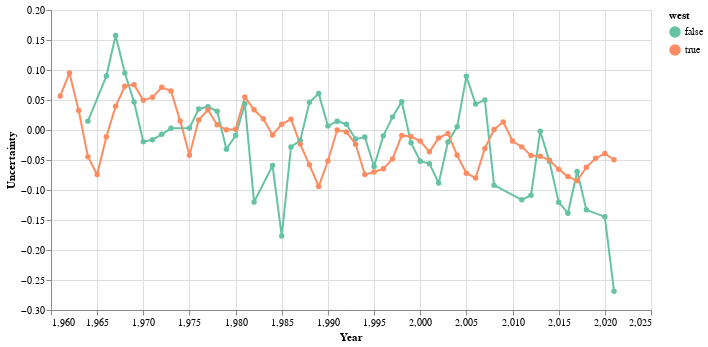

The cell this chart's notebook holds for it:
### Code cell
alt.Chart(compare_byYear.query('topic=="soc"')).mark_line(point=alt.OverlayMarkDef()).encode(
    alt.X('year',scale=alt.Scale(zero=False),axis=alt.Axis(title='Year')),
    alt.Y('rollingUncertain',axis=alt.Axis(title='Uncertainty')),
    color=alt.Color('west:O',scale=alt.Scale(scheme='set2'))
).properties(width=600,height=300)

### Figure 1 — Vega-Lite specification as saved in the notebook (floating-point values rounded to 4 significant figures)
{"config": {"view": {"continuousWidth": 400, "continuousHeight": 300}}, "data": {"name": "data-dd67b6ddac0d0ace1e2145a479ac21f3"}, "mark": {"type": "line", "point": {}}, "encoding": {"color": {"field": "west", "scale": {"scheme": "set2"}, "type": "ordinal"}, "x": {"axis": {"title": "Year"}, "field": "year", "scale": {"zero": false}, "type": "quantitative"}, "y": {"axis": {"title": "Uncertainty"}, "field": "rollingUncertain", "type": "quantitative"}}, "height": 300, "width": 600, "$schema": "https://vega.github.io/schema/vega-lite/v4.17.0.json", "datasets": {"data-dd67b6ddac0d0ace1e2145a479ac21f3": [{"west": false, "year": 1964.0, "uncertain": 0.1417, "rollingUncertain": 0.01479, "topic": "soc"}, {"west": false, "year": 1966.0, "uncertain": 0.2271, "rollingUncertain": 0.08989, "topic": "soc"}, {"west": false, "year": 1967.0, "uncertain": 0.1041, "rollingUncertain": 0.1576, "topic": "soc"}, {"west": false, "year": 1968.0, "uncertain": -0.04621, "rollingUncertain": 0.095, "topic": "soc"}, {"west": false, "year": 1969.0, "uncertain": 0.08237, "rollingUncertain": 0.04675, "topic": "soc"}, {"west": false, "year": 1970.0, "uncertain": -0.09439, "rollingUncertain": -0.01941, "topic": "soc"}, {"west": false, "year": 1971.0, "uncertain": -0.03661, "rollingUncertain": -0.01621, "topic": "soc"}, {"west": false, "year": 1972.0, "uncertain": 0.1093, "rollingUncertain": -0.007248, "topic": "soc"}, {"west": false, "year": 1973.0, "uncertain": -0.06427, "rollingUncertain": 0.002794, "topic": "soc"}, {"west": false, "year": 1975.0, "uncertain": -0.03491, "rollingUncertain": 0.003361, "topic": "soc"}, {"west": false, "year": 1976.0, "uncertain": 0.2041, "rollingUncertain": 0.03499, "topic": "soc"}, {"west": false, "year": 1977.0, "uncertain": -0.05265, "rollingUncertain": 0.03886, "topic": "soc"}, {"west": false, "year": 1978.0, "uncertain": -0.05796, "rollingUncertain": 0.03118, "topic": "soc"}, {"west": false, "year": 1979.0, "uncertain": 0.01478, "rollingUncertain": -0.03195, "topic": "soc"}, {"west": false, "year": 1980.0, "uncertain": 0.0152, "rollingUncertain": -0.00933, "topic": "soc"}, {"west": false, "year": 1981.0, "uncertain": 0.1008, "rollingUncertain": 0.04358, "topic": "soc"}, {"west": false, "year": 1982.0, "uncertain": -0.4756, "rollingUncertain": -0.1199, "topic": "soc"}, {"west": false, "year": 1984.0, "uncertain": 0.197, "rollingUncertain": -0.05928, "topic": "soc"}, {"west": false, "year": 1985.0, "uncertain": -0.2515, "rollingUncertain": -0.1767, "topic": "soc"}, {"west": false, "year": 1986.0, "uncertain": -0.02993, "rollingUncertain": -0.02815, "topic": "soc"}, {"west": false, "year": 1987.0, "uncertain": 0.229, "rollingUncertain": -0.01746, "topic": "soc"}, {"west": false, "year": 1988.0, "uncertain": -0.06008, "rollingUncertain": 0.04634, "topic": "soc"}, {"west": false, "year": 1989.0, "uncertain": 0.0134, "rollingUncertain": 0.06078, "topic": "soc"}, {"west": false, "year": 1990.0, "uncertain": 0.06659, "rollingUncertain": 0.006634, "topic": "soc"}, {"west": false, "year": 1991.0, "uncertain": -0.03592, "rollingUncertain": 0.01469, "topic": "soc"}, {"west": false, "year": 1992.0, "uncertain": -0.002025, "rollingUncertain": 0.009546, "topic": "soc"}, {"west": false, "year": 1993.0, "uncertain": -0.007587, "rollingUncertain": -0.01518, "topic": "soc"}, {"west": false, "year": 1994.0, "uncertain": -0.02591, "rollingUncertain": -0.01184, "topic": "soc"}, {"west": false, "year": 1995.0, "uncertain": -0.1486, "rollingUncertain": -0.06071, "topic": "soc"}, {"west": false, "year": 1996.0, "uncertain": 0.1452, "rollingUncertain": -0.009785, "topic": "soc"}, {"west": false, "year": 1997.0, "uncertain": 0.0691, "rollingUncertain": 0.02189, "topic": "soc"}, {"west": false, "year": 1998.0, "uncertain": -0.07274, "rollingUncertain": 0.04719, "topic": "soc"}, {"west": false, "year": 1999.0, "uncertain": -0.06029, "rollingUncertain": -0.02131, "topic": "soc"}, {"west": false, "year": 2000.0, "uncertain": -0.02331, "rollingUncertain": -0.05212, "topic": "soc"}, {"west": false, "year": 2001.0, "uncertain": -0.08456, "rollingUncertain": -0.05606, "topic": "soc"}, {"west": false, "year": 2002.0, "uncertain": -0.1577, "rollingUncertain": -0.08851, "topic": "soc"}, {"west": false, "year": 2003.0, "uncertain": 0.1822, "rollingUncertain": -0.02, "topic": "soc"}, {"west": false, "year": 2004.0, "uncertain": -0.008713, "rollingUncertain": 0.005279, "topic": "soc"}, {"west": false, "year": 2005.0, "uncertain": 0.09473, "rollingUncertain": 0.08941, "topic": "soc"}, {"west": false, "year": 2006.0, "uncertain": 0.0436, "rollingUncertain": 0.04321, "topic": "soc"}, {"west": false, "year": 2007.0, "uncertain": 0.01213, "rollingUncertain": 0.05016, "topic": "soc"}, {"west": false, "year": 2008.0, "uncertain": -0.3317, "rollingUncertain": -0.09197, "topic": "soc"}, {"west": false, "year": 2011.0, "uncertain": -0.02949, "rollingUncertain": -0.1163, "topic": "soc"}, {"west": false, "year": 2012.0, "uncertain": 0.03497, "rollingUncertain": -0.1087, "topic": "soc"}, {"west": false, "year": 2013.0, "uncertain": -0.01124, "rollingUncertain": -0.001918, "topic": "soc"}, {"west": false, "year": 2014.0, "uncertain": -0.1808, "rollingUncertain": -0.05237, "topic": "soc"}, {"west": false, "year": 2015.0, "uncertain": -0.1687, "rollingUncertain": -0.1203, "topic": "soc"}, {"west": false, "year": 2016.0, "uncertain": -0.06656, "rollingUncertain": -0.1387, "topic": "soc"}, {"west": false, "year": 2017.0, "uncertain": 0.02786, "rollingUncertain": -0.06915, "topic": "soc"}, {"west": false, "year": 2018.0, "uncertain": -0.3606, "rollingUncertain": -0.1331, "topic": "soc"}, {"west": false, "year": 2020.0, "uncertain": -0.1015, "rollingUncertain": -0.1448, "topic": "soc"}, {"west": false, "year": 2021.0, "uncertain": -0.3442, "rollingUncertain": -0.2688, "topic": "soc"}, {"west": true, "year": 1961.0, "uncertain": 0.07387, "rollingUncertain": 0.05667, "topic": "soc"}, {"west": true, "year": 1962.0, "uncertain": 0.1129, "rollingUncertain": 0.09497, "topic": "soc"}, {"west": true, "year": 1963.0, "uncertain": -0.08922, "rollingUncertain": 0.03252, "topic": "soc"}, {"west": true, "year": 1964.0, "uncertain": -0.1569, "rollingUncertain": -0.04441, "topic": "soc"}, {"west": true, "year": 1965.0, "uncertain": 0.02323, "rollingUncertain": -0.07431, "topic": "soc"}, {"west": true, "year": 1966.0, "uncertain": 0.09944, "rollingUncertain": -0.01142, "topic": "soc"}, {"west": true, "year": 1967.0, "uncertain": -0.004233, "rollingUncertain": 0.03948, "topic": "soc"}, {"west": true, "year": 1968.0, "uncertain": 0.1235, "rollingUncertain": 0.0729, "topic": "soc"}, {"west": true, "year": 1969.0, "uncertain": 0.1076, "rollingUncertain": 0.07561, "topic": "soc"}, {"west": true, "year": 1970.0, "uncertain": -0.08277, "rollingUncertain": 0.04943, "topic": "soc"}, {"west": true, "year": 1971.0, "uncertain": 0.139, "rollingUncertain": 0.05459, "topic": "soc"}, {"west": true, "year": 1972.0, "uncertain": 0.1571, "rollingUncertain": 0.07111, "topic": "soc"}, {"west": true, "year": 1973.0, "uncertain": -0.1011, "rollingUncertain": 0.06502, "topic": "soc"}, {"west": true, "year": 1974.0, "uncertain": -0.01162, "rollingUncertain": 0.01482, "topic": "soc"}, {"west": true, "year": 1975.0, "uncertain": -0.01303, "rollingUncertain": -0.0419, "topic": "soc"}, {"west": true, "year": 1976.0, "uncertain": 0.07435, "rollingUncertain": 0.01656, "topic": "soc"}, {"west": true, "year": 1977.0, "uncertain": 0.03947, "rollingUncertain": 0.03359, "topic": "soc"}, {"west": true, "year": 1978.0, "uncertain": -0.08811, "rollingUncertain": 0.008567, "topic": "soc"}, {"west": true, "year": 1979.0, "uncertain": 0.04983, "rollingUncertain": 0.0003964, "topic": "soc"}, {"west": true, "year": 1980.0, "uncertain": 0.04151, "rollingUncertain": 0.001079, "topic": "soc"}, {"west": true, "year": 1981.0, "uncertain": 0.07418, "rollingUncertain": 0.05518, "topic": "soc"}, {"west": true, "year": 1982.0, "uncertain": -0.01437, "rollingUncertain": 0.03377, "topic": "soc"}, {"west": true, "year": 1983.0, "uncertain": -0.003639, "rollingUncertain": 0.01872, "topic": "soc"}, {"west": true, "year": 1984.0, "uncertain": -0.006671, "rollingUncertain": -0.008228, "topic": "soc"}, {"west": true, "year": 1985.0, "uncertain": 0.03954, "rollingUncertain": 0.009744, "topic": "soc"}, {"west": true, "year": 1986.0, "uncertain": 0.02114, "rollingUncertain": 0.018, "topic": "soc"}, {"west": true, "year": 1987.0, "uncertain": -0.1311, "rollingUncertain": -0.02347, "topic": "soc"}, {"west": true, "year": 1988.0, "uncertain": -0.06425, "rollingUncertain": -0.05807, "topic": "soc"}, {"west": true, "year": 1989.0, "uncertain": -0.0867, "rollingUncertain": -0.09402, "topic": "soc"}, {"west": true, "year": 1990.0, "uncertain": -0.004344, "rollingUncertain": -0.05176, "topic": "soc"}, {"west": true, "year": 1991.0, "uncertain": 0.09069, "rollingUncertain": -0.000117, "topic": "soc"}, {"west": true, "year": 1992.0, "uncertain": -0.09579, "rollingUncertain": -0.003146, "topic": "soc"}, {"west": true, "year": 1993.0, "uncertain": -0.06619, "rollingUncertain": -0.02376, "topic": "soc"}, {"west": true, "year": 1994.0, "uncertain": -0.06099, "rollingUncertain": -0.07432, "topic": "soc"}, {"west": true, "year": 1995.0, "uncertain": -0.08271, "rollingUncertain": -0.06996, "topic": "soc"}, {"west": true, "year": 1996.0, "uncertain": -0.05062, "rollingUncertain": -0.06477, "topic": "soc"}, {"west": true, "year": 1997.0, "uncertain": -0.01135, "rollingUncertain": -0.04822, "topic": "soc"}, {"west": true, "year": 1998.0, "uncertain": 0.03491, "rollingUncertain": -0.009019, "topic": "soc"}, {"west": true, "year": 1999.0, "uncertain": -0.05553, "rollingUncertain": -0.01066, "topic": "soc"}, {"west": true, "year": 2000.0, "uncertain": -0.03483, "rollingUncertain": -0.01848, "topic": "soc"}, {"west": true, "year": 2001.0, "uncertain": -0.01864, "rollingUncertain": -0.03633, "topic": "soc"}, {"west": true, "year": 2002.0, "uncertain": 0.01398, "rollingUncertain": -0.01316, "topic": "soc"}, {"west": true, "year": 2003.0, "uncertain": -0.01287, "rollingUncertain": -0.005847, "topic": "soc"}, {"west": true, "year": 2004.0, "uncertain": -0.1271, "rollingUncertain": -0.04201, "topic": "soc"}, {"west": true, "year": 2005.0, "uncertain": -0.07614, "rollingUncertain": -0.07205, "topic": "soc"}, {"west": true, "year": 2006.0, "uncertain": -0.03636, "rollingUncertain": -0.07988, "topic": "soc"}, {"west": true, "year": 2007.0, "uncertain": 0.02058, "rollingUncertain": -0.03064, "topic": "soc"}, {"west": true, "year": 2008.0, "uncertain": 0.01828, "rollingUncertain": 0.0008326, "topic": "soc"}, {"west": true, "year": 2009.0, "uncertain": 0.001245, "rollingUncertain": 0.01337, "topic": "soc"}, {"west": true, "year": 2010.0, "uncertain": -0.07439, "rollingUncertain": -0.01829, "topic": "soc"}, {"west": true, "year": 2011.0, "uncertain": -0.01118, "rollingUncertain": -0.02811, "topic": "soc"}, {"west": true, "year": 2012.0, "uncertain": -0.04142, "rollingUncertain": -0.04233, "topic": "soc"}, {"west": true, "year": 2013.0, "uncertain": -0.07897, "rollingUncertain": -0.04386, "topic": "soc"}, {"west": true, "year": 2014.0, "uncertain": -0.03046, "rollingUncertain": -0.05028, "topic": "soc"}, {"west": true, "year": 2015.0, "uncertain": -0.08732, "rollingUncertain": -0.06558, "topic": "soc"}, {"west": true, "year": 2016.0, "uncertain": -0.1152, "rollingUncertain": -0.07767, "topic": "soc"}, {"west": true, "year": 2017.0, "uncertain": -0.05161, "rollingUncertain": -0.08472, "topic": "soc"}, {"west": true, "year": 2018.0, "uncertain": -0.01955, "rollingUncertain": -0.06213, "topic": "soc"}, {"west": true, "year": 2019.0, "uncertain": -0.0699, "rollingUncertain": -0.04702, "topic": "soc"}, {"west": true, "year": 2020.0, "uncertain": -0.02834, "rollingUncertain": -0.03926, "topic": "soc"}, {"west": true, "year": 2021.0, "uncertain": -0.05045, "rollingUncertain": -0.04956, "topic": "soc"}]}}
